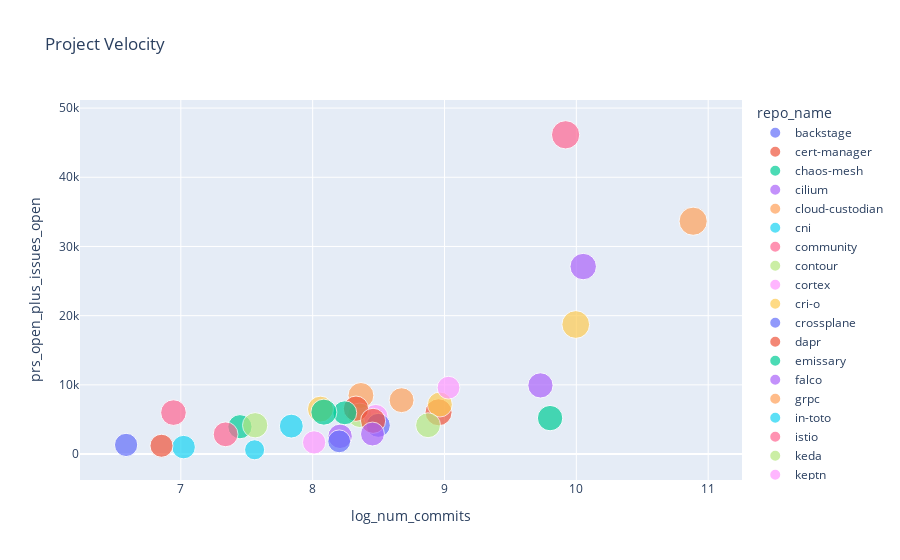

Here is the notebook cell this chart was saved with:
### Code cell
fig.show()

### Figure 1 — Plotly figure (JSON) as saved in the notebook; plotly's stock layout.template omitted (floating-point values rounded to 4 significant figures)
{"data": [{"customdata": [["backstage"]], "hovertemplate": "repo_name=%{customdata[0]}<br>log_num_commits=%{x}<br>prs_open_plus_issues_open=%{y}<br>log_num_contrib=%{marker.size}<extra></extra>", "legendgroup": "backstage", "marker": {"color": "#636efa", "size": [7.433], "sizemode": "area", "sizeref": 0.02156, "symbol": "circle"}, "mode": "markers", "name": "backstage", "orientation": "v", "showlegend": true, "type": "scatter", "x": [10.61], "xaxis": "x", "y": [null], "yaxis": "y"}, {"customdata": [["cert-manager"]], "hovertemplate": "repo_name=%{customdata[0]}<br>log_num_commits=%{x}<br>prs_open_plus_issues_open=%{y}<br>log_num_contrib=%{marker.size}<extra></extra>", "legendgroup": "cert-manager", "marker": {"color": "#EF553B", "size": [7.87], "sizemode": "area", "sizeref": 0.02156, "symbol": "circle"}, "mode": "markers", "name": "cert-manager", "orientation": "v", "showlegend": true, "type": "scatter", "x": [8.955], "xaxis": "x", "y": [6036], "yaxis": "y"}, {"customdata": [["chaos-mesh"]], "hovertemplate": "repo_name=%{customdata[0]}<br>log_num_commits=%{x}<br>prs_open_plus_issues_open=%{y}<br>log_num_contrib=%{marker.size}<extra></extra>", "legendgroup": "chaos-mesh", "marker": {"color": "#00cc96", "size": [6.332], "sizemode": "area", "sizeref": 0.02156, "symbol": "circle"}, "mode": "markers", "name": "chaos-mesh", "orientation": "v", "showlegend": true, "type": "scatter", "x": [7.448], "xaxis": "x", "y": [3951], "yaxis": "y"}, {"customdata": [["cilium"]], "hovertemplate": "repo_name=%{customdata[0]}<br>log_num_commits=%{x}<br>prs_open_plus_issues_open=%{y}<br>log_num_contrib=%{marker.size}<extra></extra>", "legendgroup": "cilium", "marker": {"color": "#ab63fa", "size": [7.542], "sizemode": "area", "sizeref": 0.02156, "symbol": "circle"}, "mode": "markers", "name": "cilium", "orientation": "v", "showlegend": true, "type": "scatter", "x": [10.05], "xaxis": "x", "y": [27098], "yaxis": "y"}, {"customdata": [["cloud-custodian"]], "hovertemplate": "repo_name=%{customdata[0]}<br>log_num_commits=%{x}<br>prs_open_plus_issues_open=%{y}<br>log_num_contrib=%{marker.size}<extra></extra>", "legendgroup": "cloud-custodian", "marker": {"color": "#FFA15A", "size": [7.197], "sizemode": "area", "sizeref": 0.02156, "symbol": "circle"}, "mode": "markers", "name": "cloud-custodian", "orientation": "v", "showlegend": true, "type": "scatter", "x": [8.366], "xaxis": "x", "y": [8475], "yaxis": "y"}, {"customdata": [["cni"]], "hovertemplate": "repo_name=%{customdata[0]}<br>log_num_commits=%{x}<br>prs_open_plus_issues_open=%{y}<br>log_num_contrib=%{marker.size}<extra></extra>", "legendgroup": "cni", "marker": {"color": "#19d3f3", "size": [5.974], "sizemode": "area", "sizeref": 0.02156, "symbol": "circle"}, "mode": "markers", "name": "cni", "orientation": "v", "showlegend": true, "type": "scatter", "x": [7.021], "xaxis": "x", "y": [1006], "yaxis": "y"}, {"customdata": [["community"]], "hovertemplate": "repo_name=%{customdata[0]}<br>log_num_commits=%{x}<br>prs_open_plus_issues_open=%{y}<br>log_num_contrib=%{marker.size}<extra></extra>", "legendgroup": "community", "marker": {"color": "#FF6692", "size": [6.639], "sizemode": "area", "sizeref": 0.02156, "symbol": "circle"}, "mode": "markers", "name": "community", "orientation": "v", "showlegend": true, "type": "scatter", "x": [7.34], "xaxis": "x", "y": [2851], "yaxis": "y"}, {"customdata": [["contour"]], "hovertemplate": "repo_name=%{customdata[0]}<br>log_num_commits=%{x}<br>prs_open_plus_issues_open=%{y}<br>log_num_contrib=%{marker.size}<extra></extra>", "legendgroup": "contour", "marker": {"color": "#B6E880", "size": [6.463], "sizemode": "area", "sizeref": 0.02156, "symbol": "circle"}, "mode": "markers", "name": "contour", "orientation": "v", "showlegend": true, "type": "scatter", "x": [8.357], "xaxis": "x", "y": [5605], "yaxis": "y"}, {"customdata": [["cortex"]], "hovertemplate": "repo_name=%{customdata[0]}<br>log_num_commits=%{x}<br>prs_open_plus_issues_open=%{y}<br>log_num_contrib=%{marker.size}<extra></extra>", "legendgroup": "cortex", "marker": {"color": "#FF97FF", "size": [6.483], "sizemode": "area", "sizeref": 0.02156, "symbol": "circle"}, "mode": "markers", "name": "cortex", "orientation": "v", "showlegend": true, "type": "scatter", "x": [8.478], "xaxis": "x", "y": [5404], "yaxis": "y"}, {"customdata": [["cri-o"]], "hovertemplate": "repo_name=%{customdata[0]}<br>log_num_commits=%{x}<br>prs_open_plus_issues_open=%{y}<br>log_num_contrib=%{marker.size}<extra></extra>", "legendgroup": "cri-o", "marker": {"color": "#FECB52", "size": [6.726], "sizemode": "area", "sizeref": 0.02156, "symbol": "circle"}, "mode": "markers", "name": "cri-o", "orientation": "v", "showlegend": true, "type": "scatter", "x": [8.965], "xaxis": "x", "y": [7160], "yaxis": "y"}, {"customdata": [["crossplane"]], "hovertemplate": "repo_name=%{customdata[0]}<br>log_num_commits=%{x}<br>prs_open_plus_issues_open=%{y}<br>log_num_contrib=%{marker.size}<extra></extra>", "legendgroup": "crossplane", "marker": {"color": "#636efa", "size": [6.254], "sizemode": "area", "sizeref": 0.02156, "symbol": "circle"}, "mode": "markers", "name": "crossplane", "orientation": "v", "showlegend": true, "type": "scatter", "x": [8.498], "xaxis": "x", "y": [4149], "yaxis": "y"}, {"customdata": [["dapr"]], "hovertemplate": "repo_name=%{customdata[0]}<br>log_num_commits=%{x}<br>prs_open_plus_issues_open=%{y}<br>log_num_contrib=%{marker.size}<extra></extra>", "legendgroup": "dapr", "marker": {"color": "#EF553B", "size": [6.921], "sizemode": "area", "sizeref": 0.02156, "symbol": "circle"}, "mode": "markers", "name": "dapr", "orientation": "v", "showlegend": true, "type": "scatter", "x": [8.328], "xaxis": "x", "y": [6558], "yaxis": "y"}, {"customdata": [["emissary"]], "hovertemplate": "repo_name=%{customdata[0]}<br>log_num_commits=%{x}<br>prs_open_plus_issues_open=%{y}<br>log_num_contrib=%{marker.size}<extra></extra>", "legendgroup": "emissary", "marker": {"color": "#00cc96", "size": [6.951], "sizemode": "area", "sizeref": 0.02156, "symbol": "circle"}, "mode": "markers", "name": "emissary", "orientation": "v", "showlegend": true, "type": "scatter", "x": [9.801], "xaxis": "x", "y": [5197], "yaxis": "y"}, {"customdata": [["falco"]], "hovertemplate": "repo_name=%{customdata[0]}<br>log_num_commits=%{x}<br>prs_open_plus_issues_open=%{y}<br>log_num_contrib=%{marker.size}<extra></extra>", "legendgroup": "falco", "marker": {"color": "#ab63fa", "size": [6.452], "sizemode": "area", "sizeref": 0.02156, "symbol": "circle"}, "mode": "markers", "name": "falco", "orientation": "v", "showlegend": true, "type": "scatter", "x": [8.208], "xaxis": "x", "y": [2564], "yaxis": "y"}, {"customdata": [["grpc"]], "hovertemplate": "repo_name=%{customdata[0]}<br>log_num_commits=%{x}<br>prs_open_plus_issues_open=%{y}<br>log_num_contrib=%{marker.size}<extra></extra>", "legendgroup": "grpc", "marker": {"color": "#FFA15A", "size": [8.561], "sizemode": "area", "sizeref": 0.02156, "symbol": "circle"}, "mode": "markers", "name": "grpc", "orientation": "v", "showlegend": true, "type": "scatter", "x": [10.89], "xaxis": "x", "y": [33652], "yaxis": "y"}, {"customdata": [["in-toto"]], "hovertemplate": "repo_name=%{customdata[0]}<br>log_num_commits=%{x}<br>prs_open_plus_issues_open=%{y}<br>log_num_contrib=%{marker.size}<extra></extra>", "legendgroup": "in-toto", "marker": {"color": "#19d3f3", "size": [4.331], "sizemode": "area", "sizeref": 0.02156, "symbol": "circle"}, "mode": "markers", "name": "in-toto", "orientation": "v", "showlegend": true, "type": "scatter", "x": [7.56], "xaxis": "x", "y": [616], "yaxis": "y"}, {"customdata": [["istio"]], "hovertemplate": "repo_name=%{customdata[0]}<br>log_num_commits=%{x}<br>prs_open_plus_issues_open=%{y}<br>log_num_contrib=%{marker.size}<extra></extra>", "legendgroup": "istio", "marker": {"color": "#FF6692", "size": [8.624], "sizemode": "area", "sizeref": 0.02156, "symbol": "circle"}, "mode": "markers", "name": "istio", "orientation": "v", "showlegend": true, "type": "scatter", "x": [9.919], "xaxis": "x", "y": [46138], "yaxis": "y"}, {"customdata": [["keda"]], "hovertemplate": "repo_name=%{customdata[0]}<br>log_num_commits=%{x}<br>prs_open_plus_issues_open=%{y}<br>log_num_contrib=%{marker.size}<extra></extra>", "legendgroup": "keda", "marker": {"color": "#B6E880", "size": [6.912], "sizemode": "area", "sizeref": 0.02156, "symbol": "circle"}, "mode": "markers", "name": "keda", "orientation": "v", "showlegend": true, "type": "scatter", "x": [7.564], "xaxis": "x", "y": [4162], "yaxis": "y"}, {"customdata": [["keptn"]], "hovertemplate": "repo_name=%{customdata[0]}<br>log_num_commits=%{x}<br>prs_open_plus_issues_open=%{y}<br>log_num_contrib=%{marker.size}<extra></extra>", "legendgroup": "keptn", "marker": {"color": "#FF97FF", "size": [5.609], "sizemode": "area", "sizeref": 0.02156, "symbol": "circle"}, "mode": "markers", "name": "keptn", "orientation": "v", "showlegend": true, "type": "scatter", "x": [9.03], "xaxis": "x", "y": [9593], "yaxis": "y"}, {"customdata": [["keycloak"]], "hovertemplate": "repo_name=%{customdata[0]}<br>log_num_commits=%{x}<br>prs_open_plus_issues_open=%{y}<br>log_num_contrib=%{marker.size}<extra></extra>", "legendgroup": "keycloak", "marker": {"color": "#FECB52", "size": [8.299], "sizemode": "area", "sizeref": 0.02156, "symbol": "circle"}, "mode": "markers", "name": "keycloak", "orientation": "v", "showlegend": true, "type": "scatter", "x": [9.995], "xaxis": "x", "y": [18721], "yaxis": "y"}, {"customdata": [["kruise"]], "hovertemplate": "repo_name=%{customdata[0]}<br>log_num_commits=%{x}<br>prs_open_plus_issues_open=%{y}<br>log_num_contrib=%{marker.size}<extra></extra>", "legendgroup": "kruise", "marker": {"color": "#636efa", "size": [5.832], "sizemode": "area", "sizeref": 0.02156, "symbol": "circle"}, "mode": "markers", "name": "kruise", "orientation": "v", "showlegend": true, "type": "scatter", "x": [6.585], "xaxis": "x", "y": [1321], "yaxis": "y"}, {"customdata": [["kubeedge"]], "hovertemplate": "repo_name=%{customdata[0]}<br>log_num_commits=%{x}<br>prs_open_plus_issues_open=%{y}<br>log_num_contrib=%{marker.size}<extra></extra>", "legendgroup": "kubeedge", "marker": {"color": "#EF553B", "size": [6.813], "sizemode": "area", "sizeref": 0.02156, "symbol": "circle"}, "mode": "markers", "name": "kubeedge", "orientation": "v", "showlegend": true, "type": "scatter", "x": [8.458], "xaxis": "x", "y": [4800], "yaxis": "y"}, {"customdata": [["kubevela"]], "hovertemplate": "repo_name=%{customdata[0]}<br>log_num_commits=%{x}<br>prs_open_plus_issues_open=%{y}<br>log_num_contrib=%{marker.size}<extra></extra>", "legendgroup": "kubevela", "marker": {"color": "#00cc96", "size": [6.19], "sizemode": "area", "sizeref": 0.02156, "symbol": "circle"}, "mode": "markers", "name": "kubevela", "orientation": "v", "showlegend": true, "type": "scatter", "x": [8.244], "xaxis": "x", "y": [5965], "yaxis": "y"}, {"customdata": [["kubevirt"]], "hovertemplate": "repo_name=%{customdata[0]}<br>log_num_commits=%{x}<br>prs_open_plus_issues_open=%{y}<br>log_num_contrib=%{marker.size}<extra></extra>", "legendgroup": "kubevirt", "marker": {"color": "#ab63fa", "size": [6.865], "sizemode": "area", "sizeref": 0.02156, "symbol": "circle"}, "mode": "markers", "name": "kubevirt", "orientation": "v", "showlegend": true, "type": "scatter", "x": [9.728], "xaxis": "x", "y": [9923], "yaxis": "y"}, {"customdata": [["kyverno"]], "hovertemplate": "repo_name=%{customdata[0]}<br>log_num_commits=%{x}<br>prs_open_plus_issues_open=%{y}<br>log_num_contrib=%{marker.size}<extra></extra>", "legendgroup": "kyverno", "marker": {"color": "#FFA15A", "size": [6.693], "sizemode": "area", "sizeref": 0.02156, "symbol": "circle"}, "mode": "markers", "name": "kyverno", "orientation": "v", "showlegend": true, "type": "scatter", "x": [8.674], "xaxis": "x", "y": [7786], "yaxis": "y"}, {"customdata": [["litmus"]], "hovertemplate": "repo_name=%{customdata[0]}<br>log_num_commits=%{x}<br>prs_open_plus_issues_open=%{y}<br>log_num_contrib=%{marker.size}<extra></extra>", "legendgroup": "litmus", "marker": {"color": "#19d3f3", "size": [6.163], "sizemode": "area", "sizeref": 0.02156, "symbol": "circle"}, "mode": "markers", "name": "litmus", "orientation": "v", "showlegend": true, "type": "scatter", "x": [7.838], "xaxis": "x", "y": [4041], "yaxis": "y"}, {"customdata": [["longhorn"]], "hovertemplate": "repo_name=%{customdata[0]}<br>log_num_commits=%{x}<br>prs_open_plus_issues_open=%{y}<br>log_num_contrib=%{marker.size}<extra></extra>", "legendgroup": "longhorn", "marker": {"color": "#FF6692", "size": [7.093], "sizemode": "area", "sizeref": 0.02156, "symbol": "circle"}, "mode": "markers", "name": "longhorn", "orientation": "v", "showlegend": true, "type": "scatter", "x": [6.944], "xaxis": "x", "y": [5992], "yaxis": "y"}, {"customdata": [["nats-server"]], "hovertemplate": "repo_name=%{customdata[0]}<br>log_num_commits=%{x}<br>prs_open_plus_issues_open=%{y}<br>log_num_contrib=%{marker.size}<extra></extra>", "legendgroup": "nats-server", "marker": {"color": "#B6E880", "size": [6.683], "sizemode": "area", "sizeref": 0.02156, "symbol": "circle"}, "mode": "markers", "name": "nats-server", "orientation": "v", "showlegend": true, "type": "scatter", "x": [8.875], "xaxis": "x", "y": [4165], "yaxis": "y"}, {"customdata": [["notary"]], "hovertemplate": "repo_name=%{customdata[0]}<br>log_num_commits=%{x}<br>prs_open_plus_issues_open=%{y}<br>log_num_contrib=%{marker.size}<extra></extra>", "legendgroup": "notary", "marker": {"color": "#FF97FF", "size": [5.844], "sizemode": "area", "sizeref": 0.02156, "symbol": "circle"}, "mode": "markers", "name": "notary", "orientation": "v", "showlegend": true, "type": "scatter", "x": [8.011], "xaxis": "x", "y": [1685], "yaxis": "y"}, {"customdata": [["operator-sdk"]], "hovertemplate": "repo_name=%{customdata[0]}<br>log_num_commits=%{x}<br>prs_open_plus_issues_open=%{y}<br>log_num_contrib=%{marker.size}<extra></extra>", "legendgroup": "operator-sdk", "marker": {"color": "#FECB52", "size": [7.249], "sizemode": "area", "sizeref": 0.02156, "symbol": "circle"}, "mode": "markers", "name": "operator-sdk", "orientation": "v", "showlegend": true, "type": "scatter", "x": [8.059], "xaxis": "x", "y": [6496], "yaxis": "y"}, {"customdata": [["pack"]], "hovertemplate": "repo_name=%{customdata[0]}<br>log_num_commits=%{x}<br>prs_open_plus_issues_open=%{y}<br>log_num_contrib=%{marker.size}<extra></extra>", "legendgroup": "pack", "marker": {"color": "#636efa", "size": [5.642], "sizemode": "area", "sizeref": 0.02156, "symbol": "circle"}, "mode": "markers", "name": "pack", "orientation": "v", "showlegend": true, "type": "scatter", "x": [8.201], "xaxis": "x", "y": [1838], "yaxis": "y"}, {"customdata": [["spec"]], "hovertemplate": "repo_name=%{customdata[0]}<br>log_num_commits=%{x}<br>prs_open_plus_issues_open=%{y}<br>log_num_contrib=%{marker.size}<extra></extra>", "legendgroup": "spec", "marker": {"color": "#EF553B", "size": [5.743], "sizemode": "area", "sizeref": 0.02156, "symbol": "circle"}, "mode": "markers", "name": "spec", "orientation": "v", "showlegend": true, "type": "scatter", "x": [6.853], "xaxis": "x", "y": [1201], "yaxis": "y"}, {"customdata": [["thanos"]], "hovertemplate": "repo_name=%{customdata[0]}<br>log_num_commits=%{x}<br>prs_open_plus_issues_open=%{y}<br>log_num_contrib=%{marker.size}<extra></extra>", "legendgroup": "thanos", "marker": {"color": "#00cc96", "size": [7.321], "sizemode": "area", "sizeref": 0.02156, "symbol": "circle"}, "mode": "markers", "name": "thanos", "orientation": "v", "showlegend": true, "type": "scatter", "x": [8.085], "xaxis": "x", "y": [6057], "yaxis": "y"}, {"customdata": [["volcano"]], "hovertemplate": "repo_name=%{customdata[0]}<br>log_num_commits=%{x}<br>prs_open_plus_issues_open=%{y}<br>log_num_contrib=%{marker.size}<extra></extra>", "legendgroup": "volcano", "marker": {"color": "#ab63fa", "size": [6.153], "sizemode": "area", "sizeref": 0.02156, "symbol": "circle"}, "mode": "markers", "name": "volcano", "orientation": "v", "showlegend": true, "type": "scatter", "x": [8.454], "xaxis": "x", "y": [2893], "yaxis": "y"}], "layout": {"autosize": true, "legend": {"itemsizing": "constant", "title": {"text": "repo_name"}, "tracegroupgap": 0}, "title": {"text": "Project Velocity"}, "xaxis": {"anchor": "y", "autorange": true, "domain": [0, 1], "range": [6.272, 11.21], "title": {"text": "log_num_commits"}, "type": "linear"}, "yaxis": {"anchor": "x", "autorange": true, "domain": [0, 1], "range": [-6512.0, 54560.0], "title": {"text": "prs_open_plus_issues_open"}}}}
